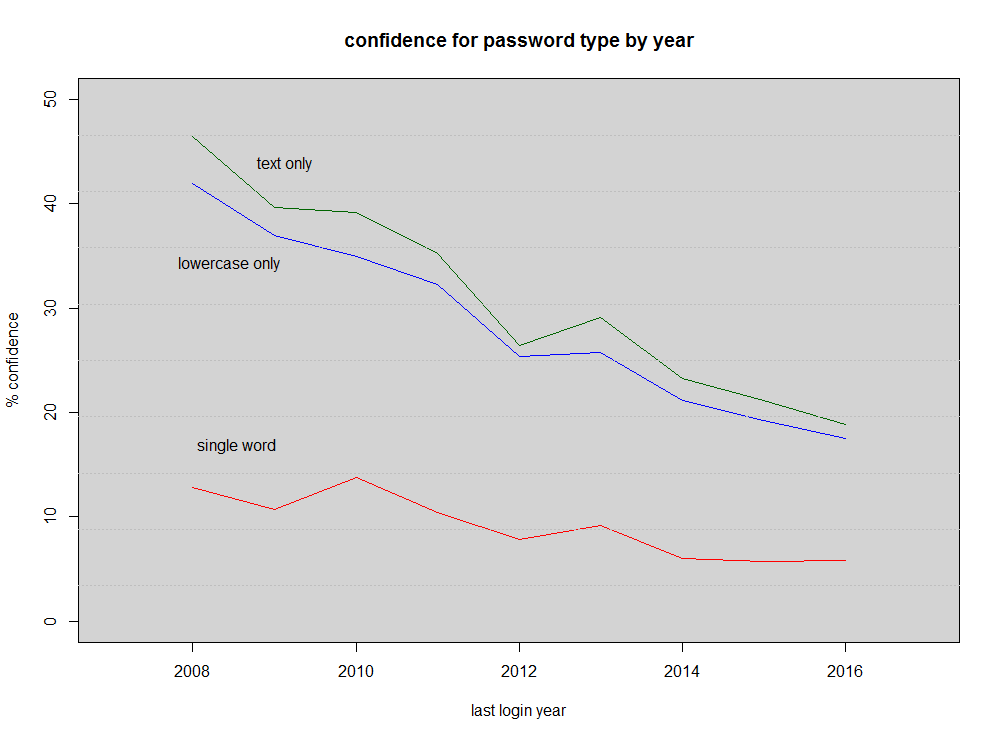

Generate this figure with R:
input<-read.csv("C:/Users/Alex/Documents/R/password analysis/passwords_by_year.csv")


library(ggplot2)
library(directlabels)

plot(1,1,ylim=c(0,50),xlim=c(2007,2017),xlab="last login year",ylab="% confidence",main="confidence for password type by year")
rect(par("usr")[1],par("usr")[3],par("usr")[2],par("usr")[4],col="lightgray")
points(input$year,input$single_word,type="l",col="red")
points(input$year,input$lowercase_only,type="l",col="blue")
points(input$year,input$text_only,type="l",col="darkgreen")

grid(ny = 10, nx = NA, col = "gray", lty = "dotted",
     lwd = par("lwd"), equilogs = TRUE)

text(locator(), labels = c("single word", "lowercase only","text only"))
